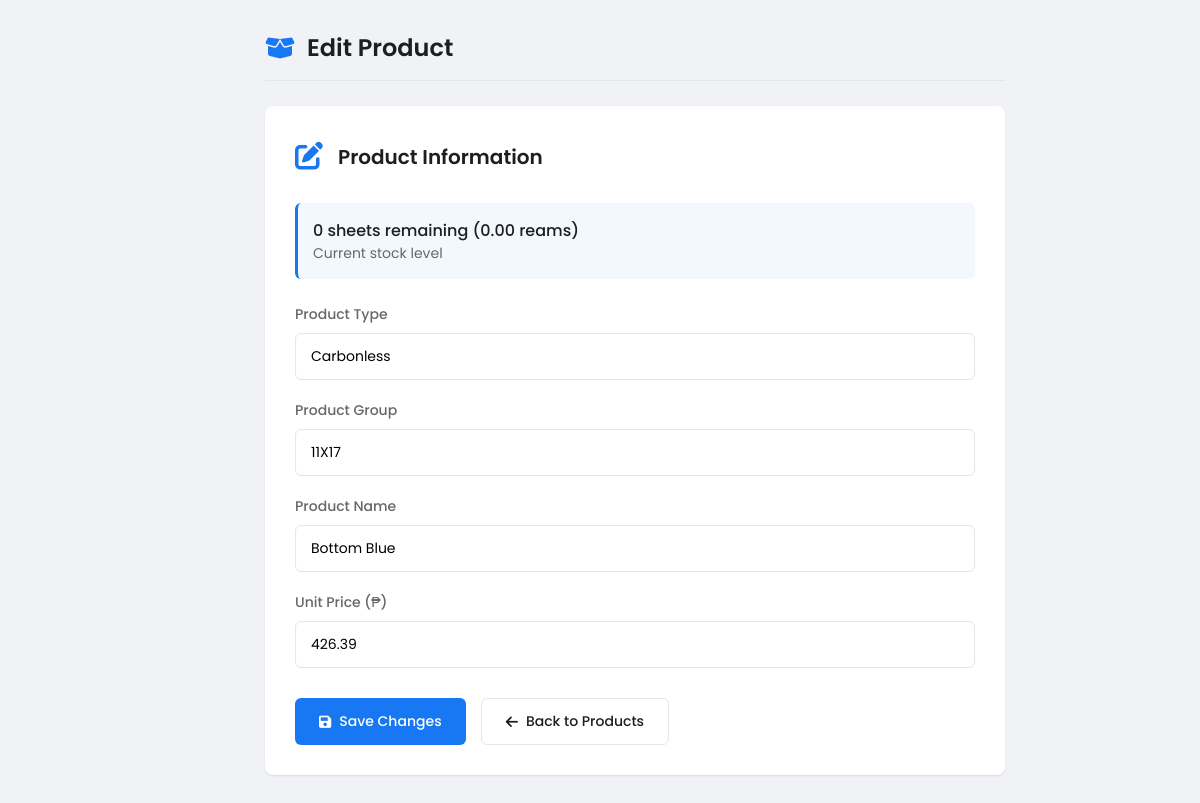
Screenshot of /pages/edit_product.php?id=55 (signed in) with the database file from the repository.
### tables this page shows
CREATE TABLE `products` (
  `id` int(11) NOT NULL,
  `product_type` varchar(100) DEFAULT NULL,
  `product_group` varchar(100) DEFAULT NULL,
  `product_name` varchar(100) DEFAULT NULL,
  `unit_price` decimal(10,2) NOT NULL,
  `created_by` int(11) DEFAULT NULL
);

### pages/edit_product.php (the view, shortened to what this page needs)
<?php
require_once '../config/db.php';
$product_id = intval($_GET['id'] ?? 0);
$stmt = $mysqli->prepare("
    SELECT p.*,
           (IFNULL(SUM(d.delivered_reams), 0) * 500 - IFNULL(SUM(u.used_sheets), 0)) AS remaining_sheets
    FROM products p
    LEFT JOIN delivery_logs d ON p.id = d.product_id
    LEFT JOIN usage_logs u ON p.id = u.product_id
    WHERE p.id = ?
    GROUP BY p.id
");
$stmt->bind_param("i", $product_id);
$stmt->execute();
$result = $stmt->get_result();
$product = $result->fetch_assoc();
$remaining_sheets = intval($product['remaining_sheets']);
?>
<!DOCTYPE html>
<html lang="en">
<head>
    <link rel="stylesheet" href="https://cdnjs.cloudflare.com/ajax/libs/font-awesome/6.0.0-beta3/css/all.min.css">
</head>
<body>
    <div class="main-content">
        <header class="page-header">
            <h1 class="page-title"><i class="fas fa-box-open"></i> Edit Product</h1>
        </header>
        <div class="form-card">
            <div class="form-header">
                <div class="form-icon">
                    <i class="fas fa-edit"></i>
                </div>
                <h2 class="form-title">Product Information</h2>
            </div>
            <div class="stock-info">
                <div class="stock-value">
                    <?= number_format($remaining_sheets) ?> sheets remaining
                    (<?= number_format($remaining_sheets / 500, 2) ?> reams)
                </div>
                <div class="stock-label">Current stock level</div>
            </div>
            <form method="POST">
                <div class="form-group">
                    <label class="form-label">Product Type</label>
                    <input type="text" name="product_type" class="form-control"
                        value="<?= htmlspecialchars($product['product_type']) ?>" required>
                </div>
                <div class="form-group">
                    <label class="form-label">Product Group</label>
                    <input type="text" name="product_group" class="form-control"
                        value="<?= htmlspecialchars($product['product_group']) ?>" required>
                </div>
                <div class="form-group">
                    <label class="form-label">Product Name</label>
                    <input type="text" name="product_name" class="form-control"
                        value="<?= htmlspecialchars($product['product_name']) ?>" required>
                </div>
                <div class="form-group">
                    <label class="form-label">Unit Price (₱)</label>
                    <input type="number" step="0.01" name="unit_price" class="form-control"
                        value="<?= htmlspecialchars($product['unit_price']) ?>" required>
                </div>
                <div class="btn-group">
                    <button type="submit" class="btn btn-primary">
                        <i class="fas fa-save"></i> Save Changes
                    </button>
                    <a href="products.php" class="btn btn-outline">
                        <i class="fas fa-arrow-left"></i> Back to Products
                    </a>
                </div>
            </form>
        </div>
    </div>
</body>
</html>

### pages/edit_product.php (style rules this page uses)
:root { --primary: #1877f2; --secondary: #166fe5; --light: #f0f2f5; --dark: #1c1e21; --gray: #65676b; --light-gray: #e4e6eb; --card-bg: #ffffff; --success: #42b72a; --warning: #faad14; --danger: #ff4d4f; }
* { margin: 0; padding: 0; box-sizing: border-box; font-family: 'Poppins', sans-serif; }
body { background-color: var(--light); color: var(--dark); min-height: 100vh; padding-left: 70px; }
.main-content { padding: 30px; max-width: 800px; margin: 0 auto; }
.page-header { display: flex; justify-content: space-between; align-items: center; margin-bottom: 25px; padding-bottom: 15px; border-bottom: 1px solid var(--light-gray); }
.page-title { font-size: 24px; font-weight: 600; color: var(--dark); display: flex; align-items: center; }
.page-title i { margin-right: 12px; color: var(--primary); }
.form-card { background: var(--card-bg); border-radius: 8px; padding: 30px; box-shadow: 0 1px 2px rgba(0, 0, 0, 0.1); margin-bottom: 20px; }
.form-header { display: flex; align-items: center; margin-bottom: 25px; }
.form-icon { font-size: 28px; color: var(--primary); margin-right: 15px; }
.form-title { font-size: 20px; font-weight: 600; color: var(--dark); }
.stock-info { background: rgba(24, 119, 242, 0.05); border-radius: 6px; padding: 15px; margin-bottom: 25px; border-left: 3px solid var(--primary); }
.stock-value { font-weight: 500; color: var(--dark); }
.stock-label { color: var(--gray); font-size: 14px; }
.form-group { margin-bottom: 20px; }
.form-label { display: block; margin-bottom: 8px; font-size: 14px; color: var(--gray); font-weight: 500; }
.form-control { width: 100%; padding: 12px 15px; border: 1px solid var(--light-gray); border-radius: 6px; font-size: 14px; transition: border 0.3s; }
.btn-group { display: flex; justify-content: flex-start; gap: 15px; margin-top: 30px; }
.btn { display: inline-flex; align-items: center; justify-content: center; padding: 12px 24px; border-radius: 6px; font-weight: 500; cursor: pointer; transition: all 0.3s; text-decoration: none; font-size: 14px; border: none; }
.btn-primary { background-color: var(--primary); color: white; }
.btn-outline { background-color: transparent; border: 1px solid var(--light-gray); color: var(--dark); }
.btn i { margin-right: 8px; }

### rows the page displays
products: product_type "Carbonless", product_group "11X17", product_name "Bottom Blue", unit_price "426.39"

### other values shown
$remaining_sheets "0"
$remaining_sheets / 500 "0.00"
